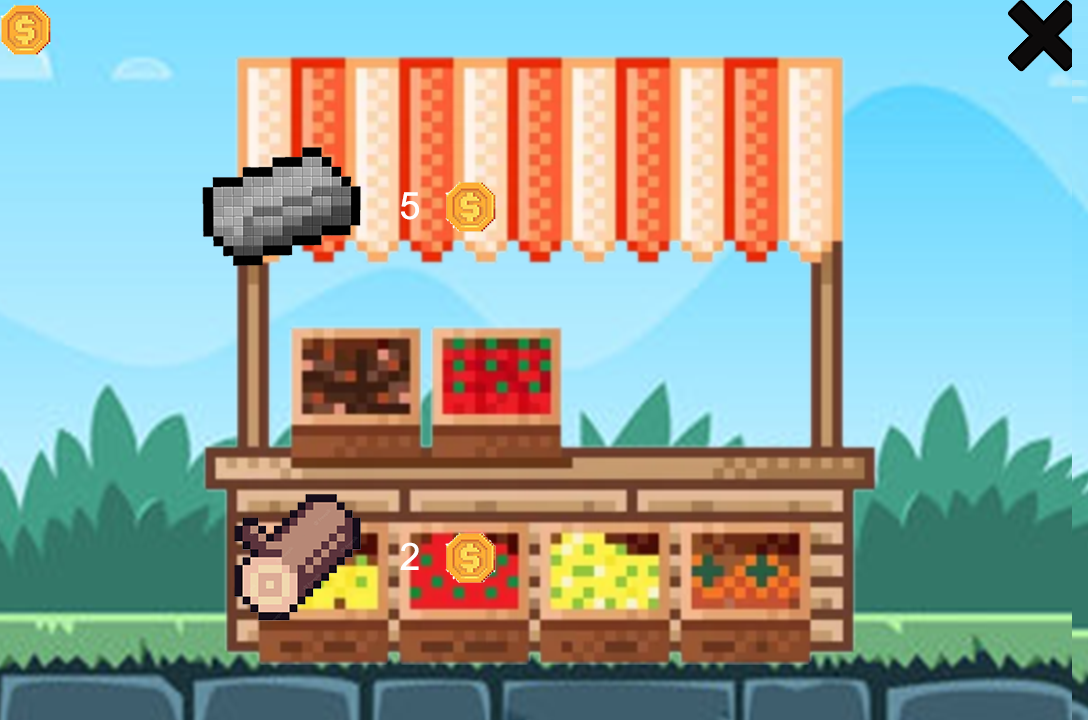

A 2D game scene composited from a Tiled map and its tileset images. What follows is a short description and the map's XML, with each tile layer's data collapsed to a summary:
An orthogonal 68x45 tile map with 16x16 px tiles, 1 tile layer (buy) and 4 objects (exit, steel, wood, money).

<map version="1.9" tiledversion="1.9.1" orientation="orthogonal" renderorder="right-down" width="68" height="45" tilewidth="16" tileheight="16" infinite="0" nextlayerid="3" nextobjectid="7">
 <tileset firstgid="1" source="marché_buy.tsx" />
 <layer id="1" name="buy" width="68" height="45">
  <data>[3060 cells, 3060 non-empty, 3015 distinct tile ids]</data>
 </layer>
 <objectgroup id="2" name="interraction">
  <object id="1" name="exit" x="1003.97" y="2.98505" width="77.6112" height="69.6511" />
  <object id="2" name="steel" x="198.008" y="140.297" width="316.415" height="133.332" />
  <object id="3" name="wood" x="219.898" y="485.568" width="294.525" height="137.312" />
  <object id="6" name="money" x="64.3078" y="15.2635" width="63.6747" height="32.4324" />
 </objectgroup>
</map>